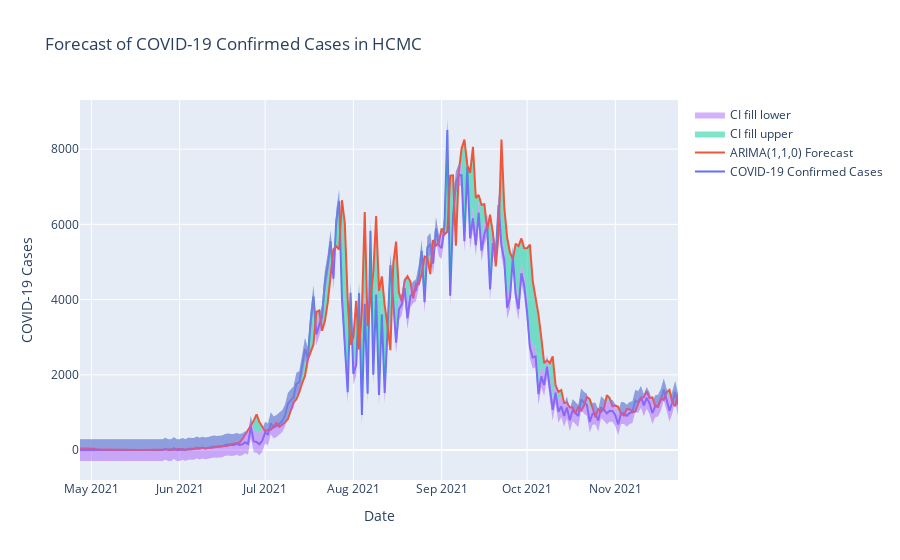

This figure's notebook cell:
### Code cell
# 95% Confidence interval
CI = 1.96 * np.std(data['Confirmed case']) / np.sqrt(len(list(data['Date'])))

# Plot
import plotly.express as px
import plotly.graph_objs as go

# First trace
actual = go.Scatter(x=data['Date'], y=data['Confirmed case'],
                    name='COVID-19 Confirmed Cases')

# Second trace
arima110 = go.Scatter(x=data['Date'], y=data['Final Forecast Result'],
                    name='ARIMA(1,1,0) Forecast')

# Fill between trace
conf_int1 = go.Scatter(x=data['Date'], y=(data['Confirmed case'] + CI), fill='tonexty',
                        opacity=0.5, line=dict(width=0), name='CI fill upper')
conf_int2 = go.Scatter(x=data['Date'], y=(data['Confirmed case'] - CI), fill='tonexty',
                        opacity=0.5, line=dict(width=0), name='CI fill lower')

# Create the figure
result_fig = go.Figure(data=[actual, arima110, conf_int1, conf_int2], layout=go.Layout(
    title='Forecast of COVID-19 Confirmed Cases in HCMC',
    xaxis=dict(title='Date'),
    yaxis=dict(title='COVID-19 Cases'),
    # plot_bgcolor='white',  # set the plot background color to white
    # paper_bgcolor='white'  # set the paper background color to white
))

# Show the figure
result_fig.show()

### Figure 1 — Plotly figure (JSON) as saved in the notebook; plotly's stock layout.template omitted (floating-point values rounded to 4 significant figures; data arrays with more than 128 entries replaced by an {"elided": "..."} marker saying what was removed)
{"data": [{"name": "COVID-19 Confirmed Cases", "type": "scatter", "x": {"elided": "211 str values"}, "y": {"elided": "211 int values"}}, {"name": "ARIMA(1,1,0) Forecast", "type": "scatter", "x": {"elided": "211 str values"}, "y": {"elided": "211 int values"}}, {"fill": "tonexty", "line": {"width": 0}, "name": "CI fill upper", "opacity": 0.5, "type": "scatter", "x": {"elided": "211 str values"}, "y": {"elided": "211 float values"}}, {"fill": "tonexty", "line": {"width": 0}, "name": "CI fill lower", "opacity": 0.5, "type": "scatter", "x": {"elided": "211 str values"}, "y": {"elided": "211 float values"}}], "layout": {"title": {"text": "Forecast of COVID-19 Confirmed Cases in HCMC"}, "xaxis": {"title": {"text": "Date"}}, "yaxis": {"title": {"text": "COVID-19 Cases"}}}}
